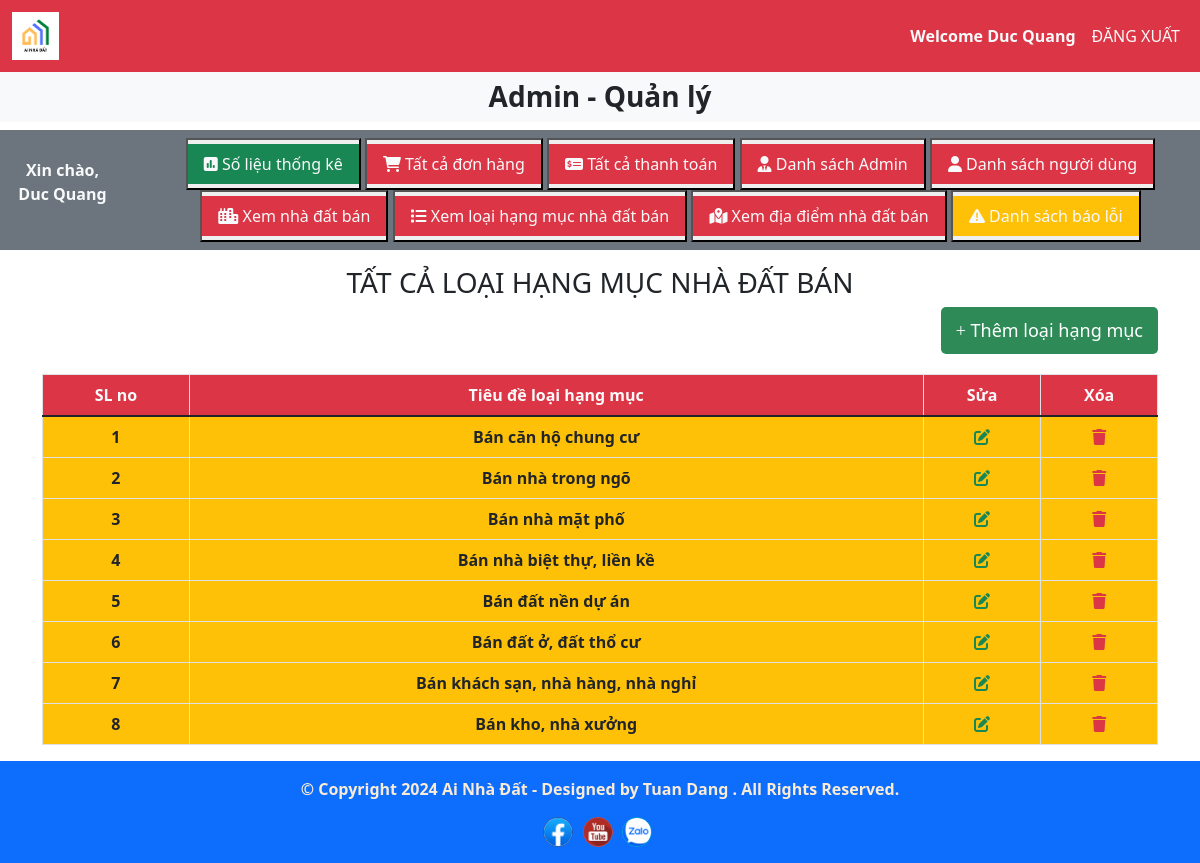
Page /admin_area/index.php?view_categories (signed in) on the committed database.
### tables this page shows
CREATE TABLE `categories` (
  `category_id` int(11) NOT NULL,
  `category_title` varchar(100) NOT NULL
);

### admin_area/view_categories.php (the view, shortened to what this page needs)
<h3 class="text-center">TẤT CẢ LOẠI HẠNG MỤC NHÀ ĐẤT BÁN</h3>
<button class="btn-add-category">
    <a style="text-decoration: none; color: white; font-size: 18px;" href='index.php?insert_category'>
        <i class="fa-regular fa-plus"></i> Thêm loại hạng mục
    </a>
</button>
<table class="table table-bordered mt-5">
    <thead class="bg-danger text-center text-light">
        <tr>
            <th>SL no</th>
            <th>Tiêu đề loại hạng mục</th>
            <th>Sửa</th>
            <th>Xóa</th>
        </tr>
    </thead>
    <tbody style="font-weight: 600;" class="bg-warning">
<?php
$select_cat=
    "
        Select *
        from `categories`
    ";
$result=mysqli_query($connection,$select_cat);
$number=0;
while($row=mysqli_fetch_assoc($result)){
    $category_id=$row['category_id'];
    $category_title=$row['category_title'];
    $number++;
?>
        <tr class="text-center">
            <td><?php echo $number ?></td>
            <td><?php echo $category_title ?></td>
            <td><a href='index.php?edit_category=<?php echo $category_id ?>' class='text-success'><i class='fa-solid fa-pen-to-square'></i></a></td>
            <td><a href='index.php?delete_category=<?php echo $category_id ?>' class='text-danger'><i class='fa-solid fa-trash'></i></a></td>
        </tr>
<?php
}
?>
    </tbody>
</table>

### style.css (style rules this page uses)
* { margin: 0; padding: 0; box-sizing: border-box; }

### admin_area/index.php (style rules this page uses)
body { overflow-x: hidden; }

### admin_area/view_categories.php (style rules this page uses)
.btn-add-category { float: right; margin-bottom: 20px; background-color: seagreen; border: none; padding: 10px 15px; border-radius: 5px; }

### rows in the picture
categories: category_title "Bán căn hộ chung cư"
categories: category_title "Bán nhà trong ngõ"
categories: category_title "Bán nhà mặt phố"
categories: category_title "Bán nhà biệt thự, liền kề"
categories: category_title "Bán đất nền dự án"
categories: category_title "Bán đất ở, đất thổ cư"
categories: category_title "Bán khách sạn, nhà hàng, nhà nghỉ"
categories: category_title "Bán kho, nhà xưởng"

### other values in the picture
$_SESSION['admin_name'] "Duc Quang"
